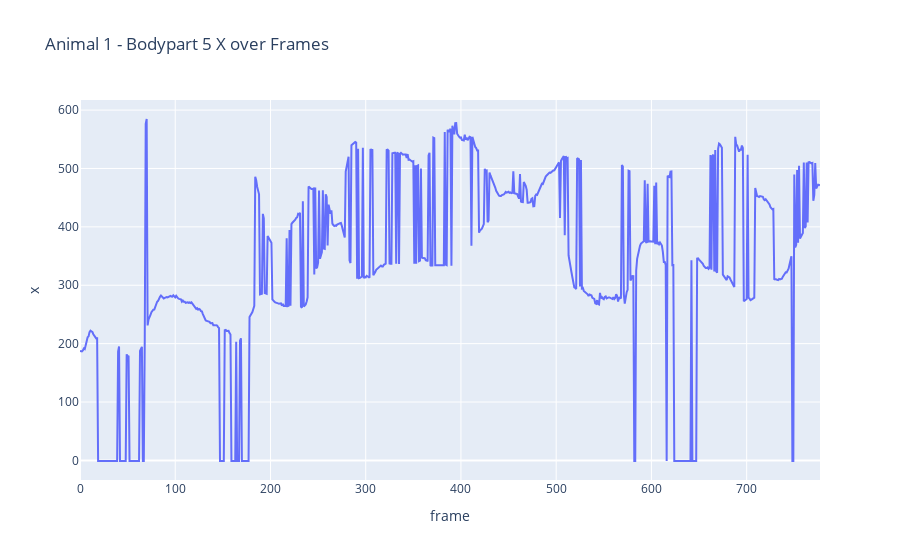
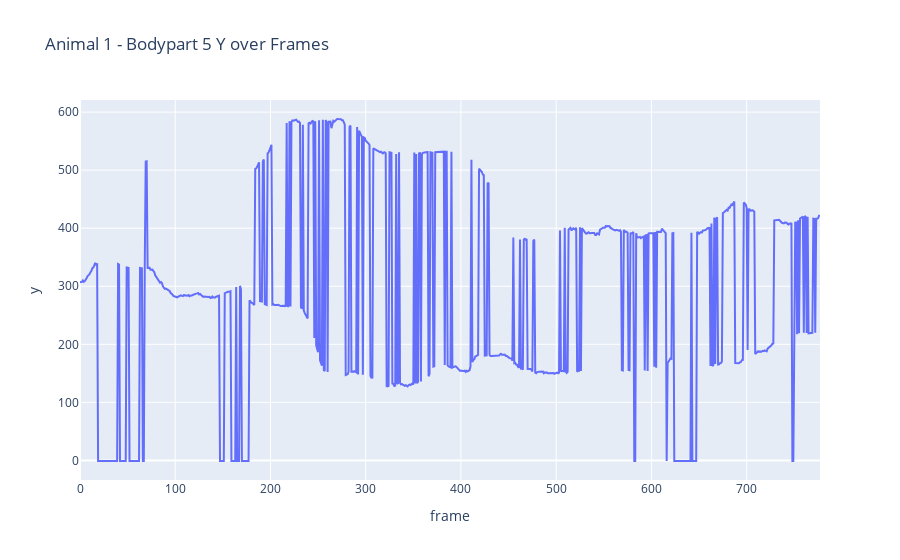
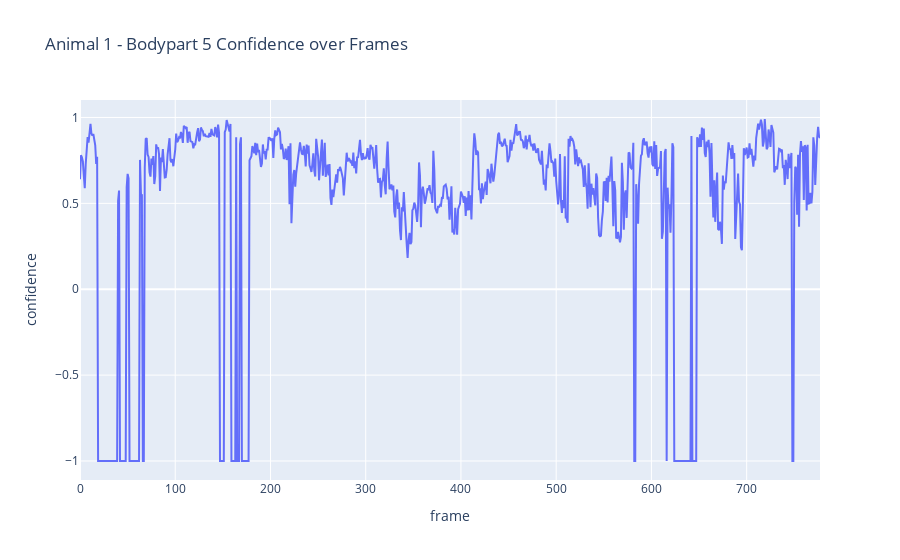

The cell these charts' notebook holds for them, in order:
### Code cell
# User can change these indices as needed
animal_index = 1      # index of the animal (for multi-animal experiments)
bodypart_index = 5    # index of the specific bodypart to plot

# Extract frame-wise coordinates and confidence
records = []
for frame_idx, frame in enumerate(data):
    bodyparts = frame.get('bodyparts', [])
    if len(bodyparts) > animal_index and len(bodyparts[animal_index]) > bodypart_index:
        x, y, p = bodyparts[animal_index][bodypart_index]
    else:
        x, y, p = None, None, None
    records.append({"frame": frame_idx, "x": x, "y": y, "confidence": p})

df = pd.DataFrame(records)

# Plot X coordinate over frames
fig_x = px.line(df, x='frame', y='x',
                title=f'Animal {animal_index} - Bodypart {bodypart_index} X over Frames')
fig_x.show()

# Plot Y coordinate over frames
fig_y = px.line(df, x='frame', y='y',
                title=f'Animal {animal_index} - Bodypart {bodypart_index} Y over Frames')
fig_y.show()

# Plot confidence score over frames
fig_p = px.line(df, x='frame', y='confidence',
                title=f'Animal {animal_index} - Bodypart {bodypart_index} Confidence over Frames')
fig_p.show()

### Figure 1 — Plotly figure (JSON) as saved in the notebook; plotly's stock layout.template omitted (floating-point values rounded to 4 significant figures; data arrays with more than 128 entries replaced by an {"elided": "..."} marker saying what was removed)
{"data": [{"hovertemplate": "frame=%{x}<br>x=%{y}<extra></extra>", "legendgroup": "", "line": {"color": "#636efa", "dash": "solid"}, "marker": {"symbol": "circle"}, "mode": "lines", "name": "", "orientation": "v", "showlegend": false, "type": "scatter", "x": {"elided": "778 int values"}, "xaxis": "x", "y": {"elided": "778 float values"}, "yaxis": "y"}], "layout": {"legend": {"tracegroupgap": 0}, "title": {"text": "Animal 1 - Bodypart 5 X over Frames"}, "xaxis": {"anchor": "y", "domain": [0, 1], "title": {"text": "frame"}}, "yaxis": {"anchor": "x", "domain": [0, 1], "title": {"text": "x"}}}}

### Figure 2 — Plotly figure (JSON) as saved in the notebook; plotly's stock layout.template omitted (floating-point values rounded to 4 significant figures; data arrays with more than 128 entries replaced by an {"elided": "..."} marker saying what was removed)
{"data": [{"hovertemplate": "frame=%{x}<br>y=%{y}<extra></extra>", "legendgroup": "", "line": {"color": "#636efa", "dash": "solid"}, "marker": {"symbol": "circle"}, "mode": "lines", "name": "", "orientation": "v", "showlegend": false, "type": "scatter", "x": {"elided": "778 int values"}, "xaxis": "x", "y": {"elided": "778 float values"}, "yaxis": "y"}], "layout": {"legend": {"tracegroupgap": 0}, "title": {"text": "Animal 1 - Bodypart 5 Y over Frames"}, "xaxis": {"anchor": "y", "domain": [0, 1], "title": {"text": "frame"}}, "yaxis": {"anchor": "x", "domain": [0, 1], "title": {"text": "y"}}}}

### Figure 3 — Plotly figure (JSON) as saved in the notebook; plotly's stock layout.template omitted (floating-point values rounded to 4 significant figures; data arrays with more than 128 entries replaced by an {"elided": "..."} marker saying what was removed)
{"data": [{"hovertemplate": "frame=%{x}<br>confidence=%{y}<extra></extra>", "legendgroup": "", "line": {"color": "#636efa", "dash": "solid"}, "marker": {"symbol": "circle"}, "mode": "lines", "name": "", "orientation": "v", "showlegend": false, "type": "scatter", "x": {"elided": "778 int values"}, "xaxis": "x", "y": {"elided": "778 float values"}, "yaxis": "y"}], "layout": {"legend": {"tracegroupgap": 0}, "title": {"text": "Animal 1 - Bodypart 5 Confidence over Frames"}, "xaxis": {"anchor": "y", "domain": [0, 1], "title": {"text": "frame"}}, "yaxis": {"anchor": "x", "domain": [0, 1], "title": {"text": "confidence"}}}}
